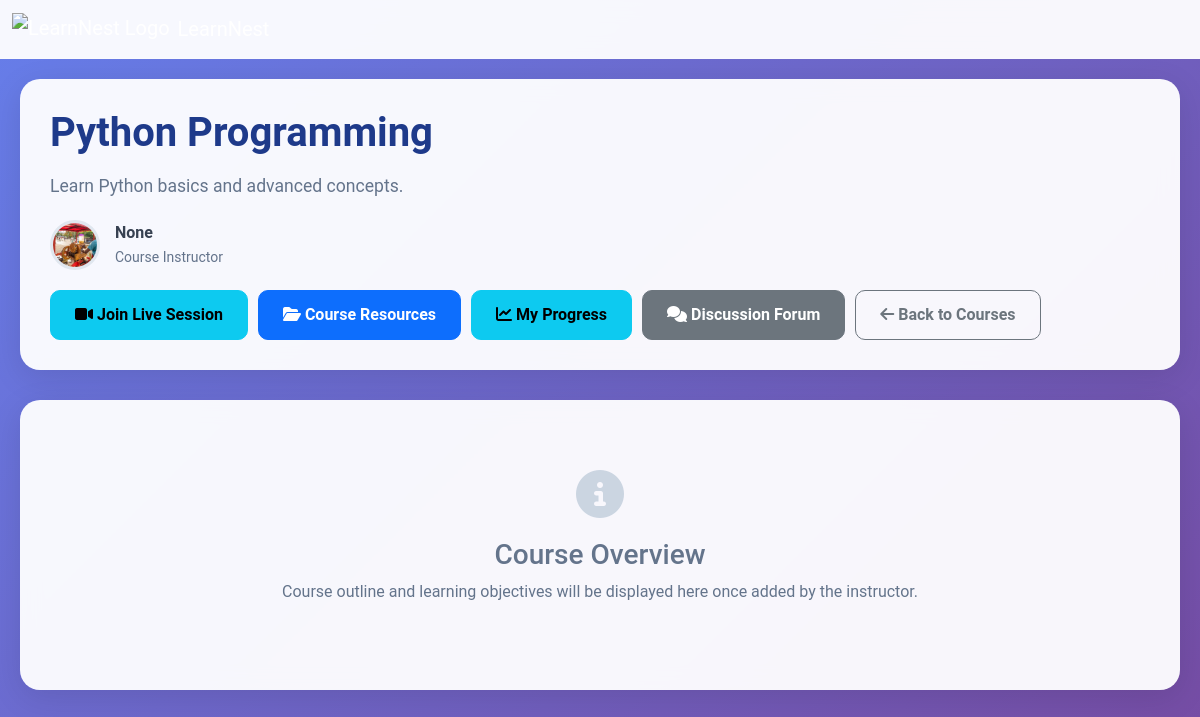
/course/1/overview (signed in), run on the app's committed database.
### tables this page shows
CREATE TABLE courses
             (id INTEGER PRIMARY KEY, title TEXT, creator_id INTEGER, description TEXT, reference_file_path TEXT, meeting_link TEXT, outline TEXT, objectives TEXT, created_at TEXT, live_session_start TEXT, live_session_end TEXT, live_days TEXT);

### app.py (the view)
@app.route('/course/<int:course_id>/overview')
@login_required
def course_overview(course_id):
    conn = sqlite3.connect('database.db')
    c = conn.cursor()
    c.execute('SELECT title, description, creator_id, meeting_link, outline, objectives FROM courses WHERE id = ?', (course_id,))
    course_data = c.fetchone()
    if not course_data:
        conn.close()
        flash('Course not found.')
        return redirect(url_for('home'))
    course_title, description, creator_id, meeting_link, outline, objectives = course_data
    c.execute('SELECT username, avatar, display_name FROM users WHERE id = ?', (creator_id,))
    creator_info = c.fetchone()
    creator_username = creator_info[0] if creator_info else 'Unknown'
    creator_avatar = creator_info[1] if creator_info else None
    creator_display_name = creator_info[2] if creator_info else creator_info[0]
    c.execute('SELECT enrollment_number FROM enrollments WHERE user_id = ? AND course_id = ?', (current_user.id, course_id))
    enrollment = c.fetchone()
    is_enrolled = bool(enrollment)
    chapter_progress = []
    if is_enrolled:
        c.execute("CREATE TABLE IF NOT EXISTS chapter_progress (user_id INTEGER, course_id INTEGER, chapter_idx INTEGER, completed INTEGER, PRIMARY KEY (user_id, course_id, chapter_idx))")
        chapters = outline.split('\n') if outline else []
        for idx in range(len(chapters)):
            c.execute("SELECT completed FROM chapter_progress WHERE user_id=? AND course_id=? AND chapter_idx=?", (current_user.id, course_id, idx))
            row = c.fetchone()
            chapter_progress.append(bool(row and row[0]))
    conn.close()
    return render_template('course_overview.html',
                         course_id=course_id,
                         course_title=course_title,
                         description=description,
                         outline=outline,
                         objectives=objectives,
                         meeting_link=meeting_link,
                         creator_username=creator_username,
                         creator_avatar=creator_avatar,
                         creator_display_name=creator_display_name,
                         is_enrolled=is_enrolled,
                         chapter_progress=chapter_progress)

### app.py (called while the page is built)
@login_manager.user_loader
def load_user(user_id):
    conn = sqlite3.connect('database.db')
    c = conn.cursor()
    c.execute('SELECT id, username, role FROM users WHERE id = ?', (user_id,))
    user_data = c.fetchone()
    conn.close()
    if user_data:
        return User(user_data[0], user_data[1], user_data[2])
    return None

### templates/course_overview.html (shortened to what this page needs)
<!DOCTYPE html>
<html lang="en">
<head>
    <link href="https://cdn.jsdelivr.net/npm/bootstrap@5.3.2/dist/css/bootstrap.min.css" rel="stylesheet">
    <link rel="stylesheet" href="https://cdnjs.cloudflare.com/ajax/libs/font-awesome/6.4.2/css/all.min.css" />
</head>
<body>
    <nav class="navbar navbar-expand-lg navbar-dark bg-dark sticky-top">
        <div class="container-fluid">
            <a class="navbar-brand d-flex align-items-center" href="/home">
                <img src="https://img.icons8.com/ios-filled/50/4CAF50/open-book--v2.png" alt="LearnNest Logo" style="height:32px;margin-right:8px;">
            </a>
        </div>
    </nav>
    <div class="main-container">
        <div class="course-header">
            <h1 class="course-title">{{ course_title }}</h1>
            <p class="course-description">{{ description }}</p>
            <div class="creator-info">
                <img src="{{ creator_avatar if creator_avatar else 'https://ui-avatars.com/api/?name=' + creator_display_name|urlencode }}"
                     alt="Creator Avatar" class="creator-avatar">
                <div>
                    <div class="creator-name">{{ creator_display_name }}</div>
                    <small style="color: #64748b;">Course Instructor</small>
                </div>
            </div>
            <div class="action-buttons">
                {% if meeting_link %}
                    <a href="{{ meeting_link }}" target="_blank" class="btn btn-info">
                        <i class="fas fa-video"></i> Join Live Session
                    </a>
                {% endif %}
                {% if not is_enrolled %}
                    <a href="{{ url_for('enroll', course_id=course_id) }}" class="btn btn-success">
                        <i class="fas fa-user-plus"></i> Enroll Now
                    </a>
                {% else %}
                    <a href="{{ url_for('resources', course_id=course_id) }}" class="btn btn-primary">
                        <i class="fas fa-folder-open"></i> Course Resources
                    </a>
                    <a href="{{ url_for('progress', course_id=course_id) }}" class="btn btn-info">
                        <i class="fas fa-chart-line"></i> My Progress
                    </a>
                {% endif %}
                <a href="{{ url_for('forum', course_id=course_id) }}" class="btn btn-secondary">
                    <i class="fas fa-comments"></i> Discussion Forum
                </a>
                <a href="{{ url_for('home_dashboard') }}" class="btn btn-outline-secondary">
                    <i class="fas fa-arrow-left"></i> Back to Courses
                </a>
            </div>
        </div>
        {% if not outline and not objectives %}
        <div class="section-card">
            <div class="empty-state">
                <i class="fas fa-info-circle"></i>
                <h3>Course Overview</h3>
                <p>Course outline and learning objectives will be displayed here once added by the instructor.</p>
            </div>
        </div>
        {% endif %}
    </div>
</body>
</html>

### templates/course_overview.html (style rules this page uses)
body { font-family: 'Roboto', sans-serif; background: linear-gradient(135deg, #667eea 0%, #764ba2 100%); min-height: 100vh; margin: 0; padding: 0; }
.navbar { background: rgba(255, 255, 255, 0.95) !important; backdrop-filter: blur(10px); border-bottom: 1px solid rgba(255, 255, 255, 0.2); }
.main-container { max-width: 1200px; margin: 0 auto; padding: 20px; }
.course-header { background: rgba(255, 255, 255, 0.95); border-radius: 20px; padding: 30px; margin-bottom: 30px; box-shadow: 0 8px 32px rgba(0, 0, 0, 0.1); backdrop-filter: blur(10px); }
.course-title { font-size: 2.5rem; font-weight: 700; color: #1e3a8a; margin-bottom: 15px; }
.course-description { font-size: 1.1rem; color: #64748b; margin-bottom: 20px; line-height: 1.6; }
.creator-info { display: flex; align-items: center; margin-bottom: 20px; }
.creator-avatar { width: 50px; height: 50px; border-radius: 50%; object-fit: cover; margin-right: 15px; border: 3px solid #e0e7ef; }
.creator-name { font-weight: 600; color: #374151; }
.section-card { background: rgba(255, 255, 255, 0.95); border-radius: 20px; padding: 30px; margin-bottom: 30px; box-shadow: 0 8px 32px rgba(0, 0, 0, 0.1); backdrop-filter: blur(10px); }
.action-buttons { display: flex; gap: 10px; flex-wrap: wrap; margin-top: 20px; }
.btn { border-radius: 10px; font-weight: 600; padding: 12px 24px; transition: all 0.3s ease; }
.empty-state { text-align: center; padding: 40px; color: #64748b; }
.empty-state i { font-size: 3rem; margin-bottom: 20px; color: #cbd5e1; }

### data on the page
courses: title "Python Programming", description "Learn Python basics and advanced concepts."

### other printed values
{{ creator_display_name }} "None"
